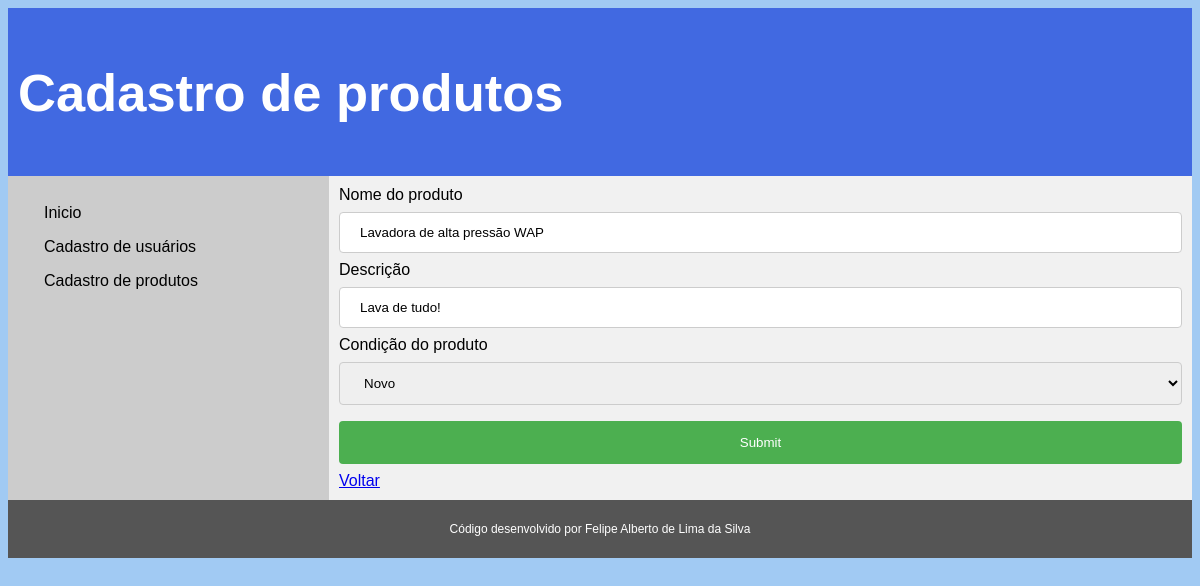
The page /cadprodutos.php?id=8 (signed in) on the database its author committed.
### tables this page shows
CREATE TABLE `produtos` (
  `id` int(11) NOT NULL,
  `nome` varchar(50) NOT NULL,
  `descricao` varchar(200) NOT NULL,
  `condicao` varchar(5) NOT NULL
);

### cadprodutos.php (the view, shortened to what this page needs)
<?php
	include "includes/topo.php";
	include "includes/conecta.php";
	$nome = "";
	$descricao = "";
	$condicao = "";
	if(isset($_GET['id'])){
		$id = $_GET['id'];
		$sql = "SELECT * FROM produtos WHERE id = $id";
		$res = mysqli_query($conn, $sql);
		$row = mysqli_fetch_assoc($res);
		$nome = $row['nome'];
		$descricao = $row['descricao'];
		$condicao = $row['condicao'];
	}
?>
		<header>
		  <h2>Cadastro de produtos</h2>
		</header>
		<section>
		  		  <?php
			include "includes/menu.php";
		  ?>
		  <article>
			<form action="recebeproduto.php" method="post">
				<label for="nome">Nome do produto</label>
				<input type="text" name="nome" value="<?php echo $nome; ?>" />
				<label for="descricao">Descrição</label>
				<input type="text" name="descricao" value="<?php echo $descricao; ?>"/>
				<label for="condicao">Condição do produto</label>
				<select name="condicao">
					<option value="novo" <?php if($condicao=='novo'){echo "selected";}?> >Novo</option>
				</select>
				<input type="submit">
			</form>
			<a href="listaprodutos.php">Voltar</a>
		  </article>
		</section>
<?php
	include "includes/rodape.php";
?>

### css/estilo.css (style rules this page uses)
* { box-sizing: border-box; }
body { font-family: Arial, Helvetica, sans-serif; background-color: #a1caf3; }
header { background-color: royalblue; padding: 10px; text-align: left; font-size: 35px; color: white; }
section { display: -webkit-flex; display: flex; }
article { -webkit-flex: 3; -ms-flex: 3; flex: 3; background-color: #f1f1f1; padding: 10px; }
input[type=text], input[type=date], input[type=password], input[type=email], select, textarea { width: 100%; padding: 12px 20px; margin: 8px 0; display: inline-block; border: 1px solid #ccc; border-radius: 4px; box-sizing: border-box; }
input[type=submit] { width: 100%; background-color: #4CAF50; color: white; padding: 14px 20px; margin: 8px 0; border: none; border-radius: 4px; cursor: pointer; }

### rows shown on the page
produtos: nome "Lavadora de alta pressão WAP", descricao "Lava de tudo!", condicao "Novo"
